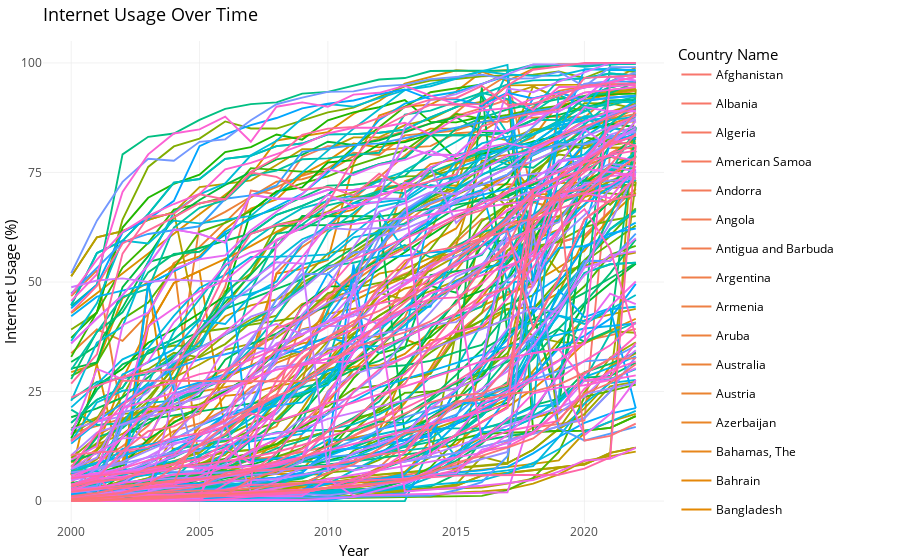

Notebook code cell kept with this figure:
### Markdown cell above
## 3.1 How has internet usage evolved over time across different countries?

### Code cell
library(tidyverse)

data_long <- data_clean %>%
  pivot_longer(cols = `2000`:`2022`, names_to = "Year", values_to = "Internet_Usage") %>%
  mutate(Year = as.numeric(Year))

# Install and load plotly
install.packages("plotly")
library(plotly)

# Create an interactive plot
p <- ggplot(data_long, aes(x = Year, y = Internet_Usage, color = `Country Name`, group = `Country Name`)) +
  geom_line() +
  labs(
    title = "Internet Usage Over Time",
    x = "Year",
    y = "Internet Usage (%)"
  ) +
  theme_minimal()

# Convert to an interactive plot
ggplotly(p)
